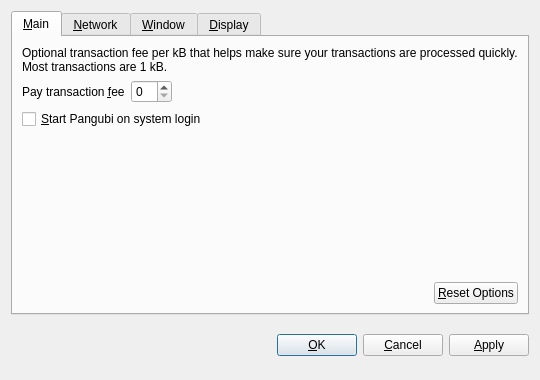
<?xml version="1.0" encoding="UTF-8"?>
<ui version="4.0">
 <class>OptionsDialog</class>
 <widget class="QDialog" name="OptionsDialog">
  <property name="geometry">
   <rect>
    <x>0</x>
    <y>0</y>
    <width>540</width>
    <height>380</height>
   </rect>
  </property>
  <property name="windowTitle">
   <string>Options</string>
  </property>
  <property name="modal">
   <bool>true</bool>
  </property>
  <layout class="QVBoxLayout" name="verticalLayout">
   <item>
    <widget class="QTabWidget" name="tabWidget">
     <property name="tabPosition">
      <enum>QTabWidget::North</enum>
     </property>
     <property name="currentIndex">
      <number>0</number>
     </property>
     <widget class="QWidget" name="tabMain">
      <attribute name="title">
       <string>&amp;Main</string>
      </attribute>
      <layout class="QVBoxLayout" name="verticalLayout_Main">
       <item>
        <widget class="QLabel" name="transactionFeeInfoLabel">
         <property name="text">
          <string>Optional transaction fee per kB that helps make sure your transactions are processed quickly. Most transactions are 1 kB.</string>
         </property>
         <property name="textFormat">
          <enum>Qt::PlainText</enum>
         </property>
         <property name="wordWrap">
          <bool>true</bool>
         </property>
        </widget>
       </item>
       <item>
        <layout class="QHBoxLayout" name="horizontalLayout_1_Main">
         <item>
          <widget class="QLabel" name="transactionFeeLabel">
           <property name="text">
            <string>Pay transaction &amp;fee</string>
           </property>
           <property name="textFormat">
            <enum>Qt::PlainText</enum>
           </property>
           <property name="buddy">
            <cstring>transactionFee</cstring>
           </property>
          </widget>
         </item>
         <item>
          <widget class="BitcoinAmountField" name="transactionFee"/>
         </item>
         <item>
          <spacer name="horizontalSpacer_1_Main">
           <property name="orientation">
            <enum>Qt::Horizontal</enum>
           </property>
           <property name="sizeHint" stdset="0">
            <size>
             <width>40</width>
             <height>20</height>
            </size>
           </property>
          </spacer>
         </item>
        </layout>
       </item>
       <item>
        <widget class="QCheckBox" name="bitcoinAtStartup">
         <property name="toolTip">
          <string>Automatically start Bitcoin after logging in to the system.</string>
         </property>
         <property name="text">
          <string>&amp;Start Pangubi on system login</string>
         </property>
        </widget>
       </item>
       <item>
        <spacer name="verticalSpacer_Main">
         <property name="orientation">
          <enum>Qt::Vertical</enum>
         </property>
         <property name="sizeHint" stdset="0">
          <size>
           <width>20</width>
           <height>40</height>
          </size>
         </property>
        </spacer>
       </item>
       <item>
        <layout class="QHBoxLayout" name="horizontalLayout_2_Main">
         <item>
          <spacer name="horizontalSpacer_2_Main">
           <property name="orientation">
            <enum>Qt::Horizontal</enum>
           </property>
           <property name="sizeHint" stdset="0">
            <size>
             <width>40</width>
             <height>20</height>
            </size>
           </property>
          </spacer>
         </item>
         <item>
          <widget class="QPushButton" name="resetButton">
           <property name="toolTip">
            <string>Reset all client options to default.</string>
           </property>
           <property name="text">
            <string>&amp;Reset Options</string>
           </property>
           <property name="autoDefault">
            <bool>false</bool>
           </property>
          </widget>
         </item>
        </layout>
       </item>
      </layout>
     </widget>
     <widget class="QWidget" name="tabNetwork">
      <attribute name="title">
       <string>&amp;Network</string>
      </attribute>
      <layout class="QVBoxLayout" name="verticalLayout_Network">
       <item>
        <widget class="QCheckBox" name="mapPortUpnp">
         <property name="toolTip">
          <string>Automatically open the Bitcoin client port on the router. This only works when your router supports UPnP and it is enabled.</string>
         </property>
         <property name="text">
          <string>Map port using &amp;UPnP</string>
         </property>
        </widget>
       </item>
       <item>
        <widget class="QCheckBox" name="connectSocks">
         <property name="toolTip">
          <string>Connect to the Bitcoin network through a SOCKS proxy (e.g. when connecting through Tor).</string>
         </property>
         <property name="text">
          <string>&amp;Connect through SOCKS proxy:</string>
         </property>
        </widget>
       </item>
       <item>
        <layout class="QHBoxLayout" name="horizontalLayout_Network">
         <item>
          <widget class="QLabel" name="proxyIpLabel">
           <property name="text">
            <string>Proxy &amp;IP:</string>
           </property>
           <property name="textFormat">
            <enum>Qt::PlainText</enum>
           </property>
           <property name="buddy">
            <cstring>proxyIp</cstring>
           </property>
          </widget>
         </item>
         <item>
          <widget class="QValidatedLineEdit" name="proxyIp">
           <property name="maximumSize">
            <size>
             <width>140</width>
             <height>16777215</height>
            </size>
           </property>
           <property name="toolTip">
            <string>IP address of the proxy (e.g. 127.0.0.1)</string>
           </property>
          </widget>
         </item>
         <item>
          <widget class="QLabel" name="proxyPortLabel">
           <property name="text">
            <string>&amp;Port:</string>
           </property>
           <property name="textFormat">
            <enum>Qt::PlainText</enum>
           </property>
           <property name="buddy">
            <cstring>proxyPort</cstring>
           </property>
          </widget>
         </item>
         <item>
          <widget class="QLineEdit" name="proxyPort">
           <property name="maximumSize">
            <size>
             <width>55</width>
             <height>16777215</height>
            </size>
           </property>
           <property name="toolTip">
            <string>Port of the proxy (e.g. 9050)</string>
           </property>
          </widget>
         </item>
         <item>
          <widget class="QLabel" name="socksVersionLabel">
           <property name="text">
            <string>SOCKS &amp;Version:</string>
           </property>
           <property name="textFormat">
            <enum>Qt::PlainText</enum>
           </property>
           <property name="buddy">
            <cstring>socksVersion</cstring>
           </property>
          </widget>
         </item>
         <item>
          <widget class="QValueComboBox" name="socksVersion">
           <property name="toolTip">
            <string>SOCKS version of the proxy (e.g. 5)</string>
           </property>
          </widget>
         </item>
         <item>
          <spacer name="horizontalSpacer_Network">
           <property name="orientation">
            <enum>Qt::Horizontal</enum>
           </property>
           <property name="sizeHint" stdset="0">
            <size>
             <width>40</width>
             <height>20</height>
            </size>
           </property>
          </spacer>
         </item>
        </layout>
       </item>
       <item>
        <spacer name="verticalSpacer_Network">
         <property name="orientation">
          <enum>Qt::Vertical</enum>
         </property>
         <property name="sizeHint" stdset="0">
          <size>
           <width>20</width>
           <height>40</height>
          </size>
         </property>
        </spacer>
       </item>
      </layout>
     </widget>
     <widget class="QWidget" name="tabWindow">
      <attribute name="title">
       <string>&amp;Window</string>
      </attribute>
      <layout class="QVBoxLayout" name="verticalLayout_Window">
       <item>
        <widget class="QCheckBox" name="minimizeToTray">
         <property name="toolTip">
          <string>Show only a tray icon after minimizing the window.</string>
         </property>
         <property name="text">
          <string>&amp;Minimize to the tray instead of the taskbar</string>
         </property>
        </widget>
       </item>
       <item>
        <widget class="QCheckBox" name="minimizeOnClose">
         <property name="toolTip">
          <string>Minimize instead of exit the application when the window is closed. When this option is enabled, the application will be closed only after selecting Quit in the menu.</string>
         </property>
         <property name="text">
          <string>M&amp;inimize on close</string>
         </property>
        </widget>
       </item>
       <item>
        <spacer name="verticalSpacer_Window">
         <property name="orientation">
          <enum>Qt::Vertical</enum>
         </property>
         <property name="sizeHint" stdset="0">
          <size>
           <width>20</width>
           <height>40</height>
          </size>
         </property>
        </spacer>
       </item>
      </layout>
     </widget>
     <widget class="QWidget" name="tabDisplay">
      <attribute name="title">
       <string>&amp;Display</string>
      </attribute>
      <layout class="QVBoxLayout" name="verticalLayout_Display">
       <item>
        <layout class="QHBoxLayout" name="horizontalLayout_1_Display">
         <item>
          <widget class="QLabel" name="langLabel">
           <property name="text">
            <string>User Interface &amp;language:</string>
           </property>
           <property name="textFormat">
            <enum>Qt::PlainText</enum>
           </property>
           <property name="buddy">
            <cstring>lang</cstring>
           </property>
          </widget>
         </item>
         <item>
          <widget class="QValueComboBox" name="lang">
           <property name="toolTip">
            <string>The user interface language can be set here. This setting will take effect after restarting Bitcoin.</string>
           </property>
          </widget>
         </item>
        </layout>
       </item>
       <item>
        <layout class="QHBoxLayout" name="horizontalLayout_2_Display">
         <item>
          <widget class="QLabel" name="unitLabel">
           <property name="text">
            <string>&amp;Unit to show amounts in:</string>
           </property>
           <property name="textFormat">
            <enum>Qt::PlainText</enum>
           </property>
           <property name="buddy">
            <cstring>unit</cstring>
           </property>
          </widget>
         </item>
         <item>
          <widget class="QValueComboBox" name="unit">
           <property name="toolTip">
            <string>Choose the default subdivision unit to show in the interface and when sending coins.</string>
           </property>
          </widget>
         </item>
        </layout>
       </item>
       <item>
        <widget class="QCheckBox" name="displayAddresses">
         <property name="toolTip">
          <string>Whether to show Bitcoin addresses in the transaction list or not.</string>
         </property>
         <property name="text">
          <string>&amp;Display addresses in transaction list</string>
         </property>
        </widget>
       </item>
       <item>
        <spacer name="verticalSpacer_Display">
         <property name="orientation">
          <enum>Qt::Vertical</enum>
         </property>
         <property name="sizeHint" stdset="0">
          <size>
           <width>20</width>
           <height>40</height>
          </size>
         </property>
        </spacer>
       </item>
      </layout>
     </widget>
    </widget>
   </item>
   <item>
    <layout class="QHBoxLayout" name="horizontalLayout_Buttons">
     <item>
      <spacer name="horizontalSpacer_1">
       <property name="orientation">
        <enum>Qt::Horizontal</enum>
       </property>
       <property name="sizeHint" stdset="0">
        <size>
         <width>40</width>
         <height>48</height>
        </size>
       </property>
      </spacer>
     </item>
     <item>
      <widget class="QLabel" name="statusLabel">
       <property name="font">
        <font>
         <weight>75</weight>
         <bold>true</bold>
        </font>
       </property>
       <property name="text">
        <string/>
       </property>
       <property name="textFormat">
        <enum>Qt::PlainText</enum>
       </property>
       <property name="wordWrap">
        <bool>true</bool>
       </property>
      </widget>
     </item>
     <item>
      <spacer name="horizontalSpacer_2">
       <property name="orientation">
        <enum>Qt::Horizontal</enum>
       </property>
       <property name="sizeHint" stdset="0">
        <size>
         <width>40</width>
         <height>48</height>
        </size>
       </property>
      </spacer>
     </item>
     <item>
      <widget class="QPushButton" name="okButton">
       <property name="text">
        <string>&amp;OK</string>
       </property>
      </widget>
     </item>
     <item>
      <widget class="QPushButton" name="cancelButton">
       <property name="text">
        <string>&amp;Cancel</string>
       </property>
       <property name="autoDefault">
        <bool>false</bool>
       </property>
      </widget>
     </item>
     <item>
      <widget class="QPushButton" name="applyButton">
       <property name="text">
        <string>&amp;Apply</string>
       </property>
       <property name="autoDefault">
        <bool>false</bool>
       </property>
      </widget>
     </item>
    </layout>
   </item>
  </layout>
 </widget>
 <customwidgets>
  <customwidget>
   <class>BitcoinAmountField</class>
   <extends>QSpinBox</extends>
   <header>bitcoinamountfield.h</header>
  </customwidget>
  <customwidget>
   <class>QValueComboBox</class>
   <extends>QComboBox</extends>
   <header>qvaluecombobox.h</header>
  </customwidget>
  <customwidget>
   <class>QValidatedLineEdit</class>
   <extends>QLineEdit</extends>
   <header>qvalidatedlineedit.h</header>
  </customwidget>
 </customwidgets>
 <resources/>
 <connections/>
</ui>
